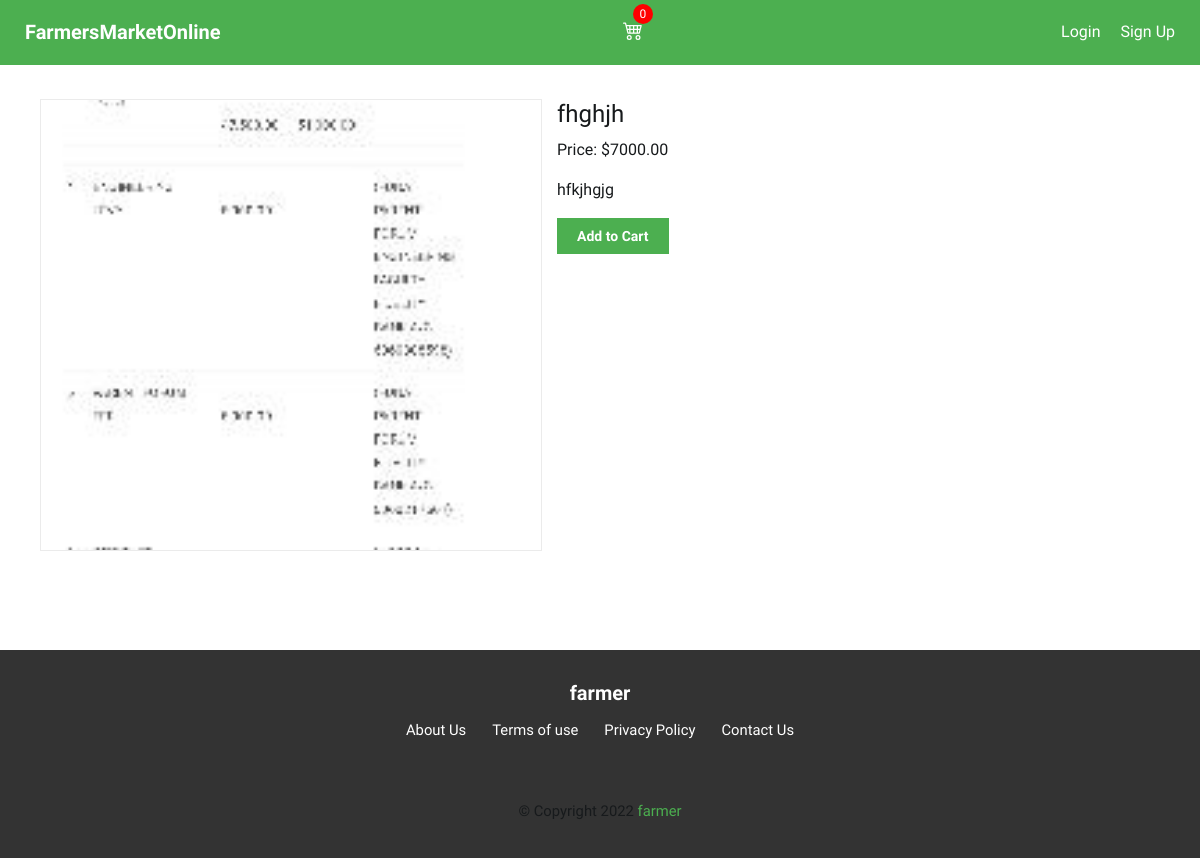
Screenshot of /4/fhghjh/ with the database file from the repository.
### core/models.py (models this page shows, shortened)
class Product(models.Model):
    product_category = models.ForeignKey(ProductCategory, related_name='products',
                                 on_delete=models.CASCADE, null=True)
    slug = models.SlugField(max_length=200,
                            db_index=True, null=True, blank=True)
    title = models.CharField(max_length=150)
    created_by = models.ForeignKey(settings.AUTH_USER_MODEL, on_delete=models.CASCADE, null=True)
    product_image = models.ImageField(upload_to='items', blank=True)
    price = models.DecimalField(max_digits=10, decimal_places=2)
    discount_price = models.DecimalField(max_digits=10, decimal_places=2, blank=True, null=True)
    description = models.TextField(blank=True)
    status = models.IntegerField(choices=STATUS, default=0)

### core/views.py (the view)
# urls.py: path('<int:id>/<slug:slug>/', views.ProductDetailView.as_view(), name='detail'),
class ProductDetailView(DetailView):
    model = Product
    template_name='core/detail.html'

### core/context_processors.py (called while the page is built)
def cart_item_count(request):
    cart = request.session.get('cart', {})
    total_items = sum(item['quantity'] for item in cart.values())
    return {'total_items': total_items}

### core/templates/core/detail.html (shortened to what this page needs)
{% extends "base.html" %}
{% block content %}
<main class="container">
<div class="product-detail-container">
    <img src="{{ product.product_image.url }}" alt="{{ product.title }}" class="product-detail-img">
    <div class="product-details">
        <h2>{{ product.title }}</h2>
        <p>Price: ${{ product.discount_price|default:product.price }}</p>
        <p>{{ product.description }}</p>
        <form class="add-to-cart-form" action="{% url 'add_to_cart' product.id %}" method="post">
            <button type="submit" class="button primary sm " data-product-id="{{ product.id }}">Add to Cart</button>
        </form>
    </div>
</div>
</main>
{% endblock %}

### static/css/styles.css (style rules this page uses)
:root { --white-color: #fff; --main-color:#4CAF50; --error-color: #e91640; --text-color: #171a1c; --gray: #6e7780; --light-gray: #f2f2f2; --bg-color: #fff; --bg-color-2: #f0f2f5; --border: #b3bdcc; --form-color: #8e96a4; --box-shadow1: rgba(0, 0, 0, 0.08) 0px 0px 0px 1px; --transition: all ease 0.3s; }
*, *::before, *::after { margin: 0; padding: 0; box-sizing: border-box; }
html { scroll-behavior: smooth; }
body { font-family: "Work Sans", sans-serif; font-weight: 400; background: var(--bg-color); color: var(--text-color); font-size: 1rem; line-height: 1.5; }
p { margin-bottom: 1rem; }
img, video { max-width: 100%; }
h1, h2, h3, h4, h5, h6 { font-weight: 500; margin-bottom: 0.6rem; line-height: 1.2; }
h2 { font-size: 1.5rem; }
.button { border: 2px solid transparent; font-size: 1rem; font-family: inherit; font-weight: 600; padding:12px 20px; background-color:transparent; cursor: pointer; -webkit-transition: var(--transition); -moz-transition: var(--transition); transition: var(--transition); }
.button.primary, .button.error { color: var(--white-color); }
.button.sm { padding: 8px 18px; font-size: 14px; }
.button.primary { background-color: var(--main-color); }
.container { width: 100%; margin-left: auto; margin-right: auto; }
main { margin: 100px auto; padding: 0 12px; }
.product-detail-container { display:flex; gap:1rem; flex-direction:column; }
.product-detail-img { width:100%; object-fit:cover; box-shadow:var(--box-shadow1); }
@media (min-width: 600px) { main { padding: 0 1rem; } }
@media (min-width: 768px) { .container { max-width: 700px; } }
@media (min-width: 768px) { .product-detail-container { flex-direction:row; } }
@media (min-width: 768px) { .product-detail-img { width:500px; height:450px; } }
@media (min-width: 1200px) { .container { max-width: 1150px; } }

### rows the page displays
Product: product_image (picture), title "fhghjh", discount_price "7000.00", description "hfkjhgjg"

### other values shown
{{ total_items }} "0"
